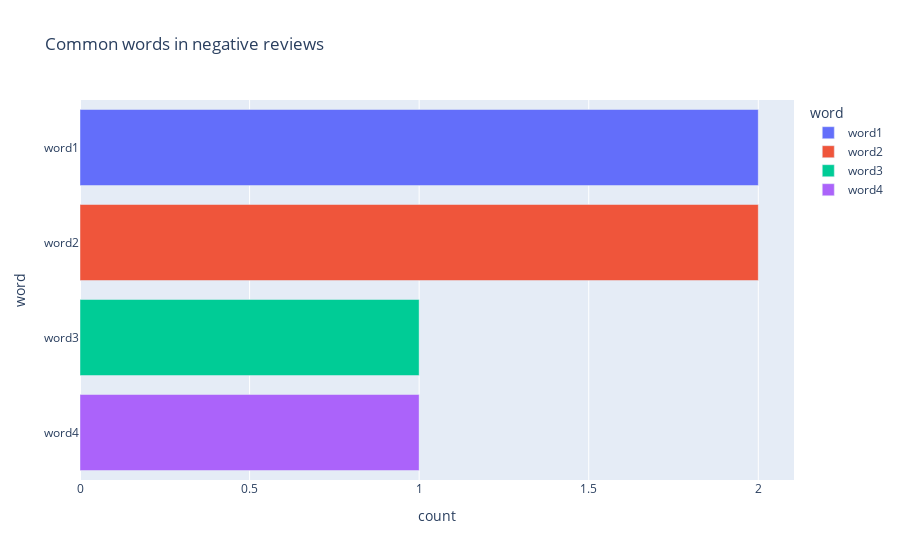

Notebook source saved alongside this figure:
### Code cell
px.bar(neg_words, x='count', y='word', title='Common words in negative reviews', color = 'word')

### Figure 1 — Plotly figure (JSON) as saved in the notebook; plotly's stock layout.template omitted (floating-point values rounded to 4 significant figures)
{"data": [{"alignmentgroup": "True", "hovertemplate": "word=%{y}<br>count=%{x}<extra></extra>", "legendgroup": "word1", "marker": {"color": "#636efa", "pattern": {"shape": ""}}, "name": "word1", "offsetgroup": "word1", "orientation": "h", "showlegend": true, "textposition": "auto", "type": "bar", "x": [2], "xaxis": "x", "y": ["word1"], "yaxis": "y"}, {"alignmentgroup": "True", "hovertemplate": "word=%{y}<br>count=%{x}<extra></extra>", "legendgroup": "word2", "marker": {"color": "#EF553B", "pattern": {"shape": ""}}, "name": "word2", "offsetgroup": "word2", "orientation": "h", "showlegend": true, "textposition": "auto", "type": "bar", "x": [2], "xaxis": "x", "y": ["word2"], "yaxis": "y"}, {"alignmentgroup": "True", "hovertemplate": "word=%{y}<br>count=%{x}<extra></extra>", "legendgroup": "word3", "marker": {"color": "#00cc96", "pattern": {"shape": ""}}, "name": "word3", "offsetgroup": "word3", "orientation": "h", "showlegend": true, "textposition": "auto", "type": "bar", "x": [1], "xaxis": "x", "y": ["word3"], "yaxis": "y"}, {"alignmentgroup": "True", "hovertemplate": "word=%{y}<br>count=%{x}<extra></extra>", "legendgroup": "word4", "marker": {"color": "#ab63fa", "pattern": {"shape": ""}}, "name": "word4", "offsetgroup": "word4", "orientation": "h", "showlegend": true, "textposition": "auto", "type": "bar", "x": [1], "xaxis": "x", "y": ["word4"], "yaxis": "y"}], "layout": {"barmode": "relative", "legend": {"title": {"text": "word"}, "tracegroupgap": 0}, "title": {"text": "Common words in negative reviews"}, "xaxis": {"anchor": "y", "domain": [0, 1], "title": {"text": "count"}}, "yaxis": {"anchor": "x", "categoryarray": ["word4", "word3", "word2", "word1"], "categoryorder": "array", "domain": [0, 1], "title": {"text": "word"}}}}
